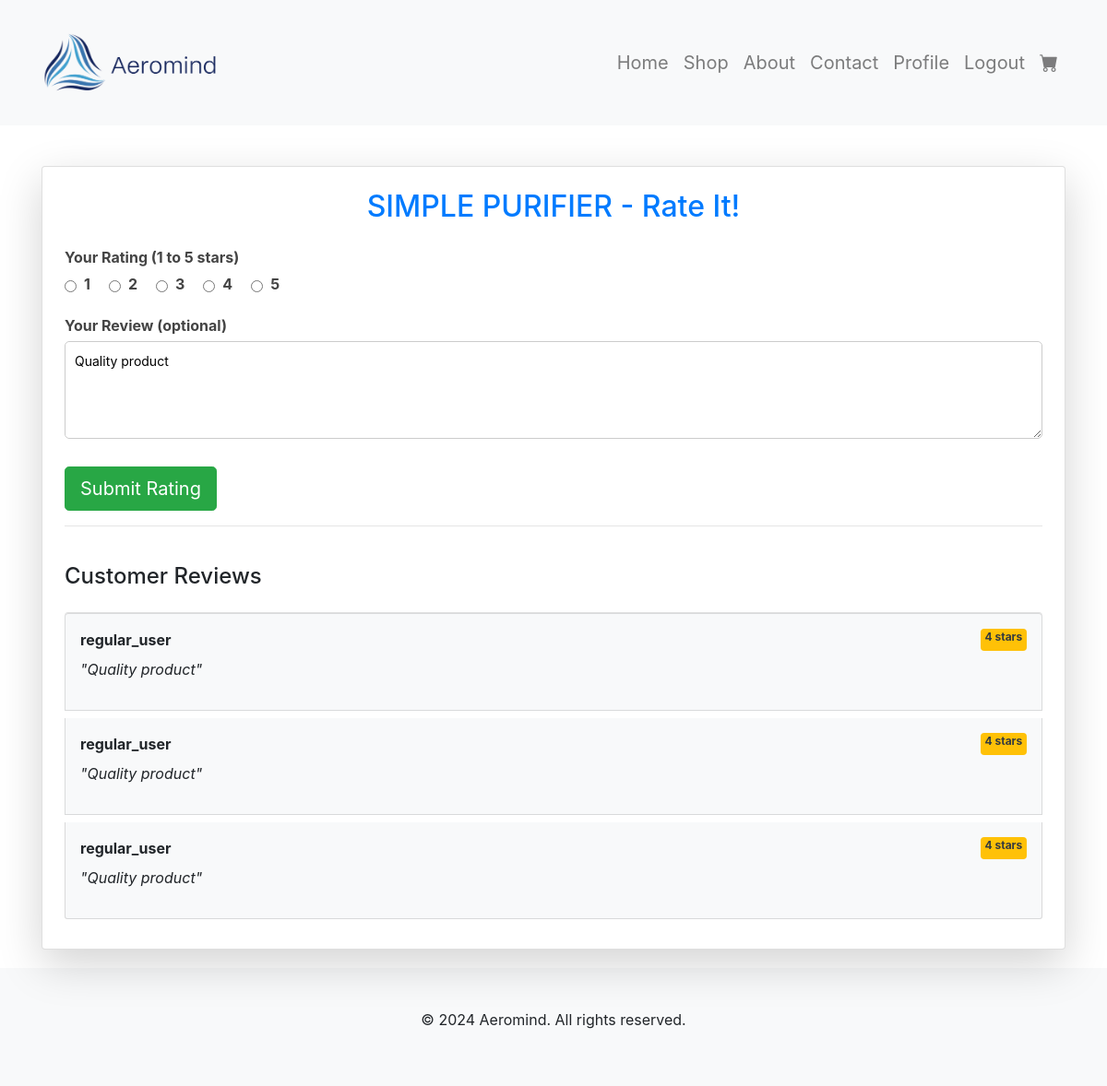
The page /catalog/rate/4/ (signed in) on the database its author committed.
### catalog/models.py (models this page shows, shortened)
class Item(models.Model):
    category = models.ForeignKey(Category, on_delete=models.CASCADE)
    subcategory = models.ForeignKey(SubCategory, on_delete=models.SET_NULL, null=True, blank=True)
    name = models.CharField(max_length=200)
    description = models.TextField()
    price = models.DecimalField(max_digits=10, decimal_places=2)
    image = models.ImageField(upload_to='items/')

class Rating(models.Model):
    product = models.ForeignKey(Item, on_delete=models.CASCADE, related_name='ratings')  # Reference to the product
    user = models.ForeignKey(User, on_delete=models.CASCADE, related_name='ratings')  # User who submitted the rating
    rating = models.PositiveIntegerField(choices=[(i, i) for i in range(1, 6)])  # Rating between 1 and 5 stars
    review = models.TextField(blank=True, null=True)  # Optional review text
    created_at = models.DateTimeField(auto_now_add=True)  # Time when the rating was submitted

### catalog/views.py (the view)
# urls.py: path('rate/<int:product_id>/', views.submit_rating, name='submit_rating'),
@login_required
def submit_rating(request, product_id):
    product = get_object_or_404(Item, id=product_id)
    existing_rating = Rating.objects.filter(user=request.user, product=product).first()
    if request.method == 'POST':
        form = RatingForm(request.POST)
        if form.is_valid():
            rating = form.save(commit=False)
            rating.user = request.user  # Assign the user who submitted the rating
            rating.product = product  # Assign the product being rated
            rating.save()
            return redirect('catalog:item_detail', item_id=product.id)  # Redirect to product detail page
    else:
        initial_data = {'rating': existing_rating.rating, 'review': existing_rating.review} if existing_rating else {}
        form = RatingForm(initial=initial_data)
    return render(request, 'catalog/submit_rating.html', {'form': form, 'product': product})

### catalog/forms.py
class RatingForm(forms.ModelForm):
    class Meta:
        model = Rating
        fields = ['rating', 'review']  # Fields to be displayed in the form
        widgets = {
            'rating': forms.RadioSelect(choices=[(i, i) for i in range(1, 6)]),  # Radio buttons for rating
            'review': forms.Textarea(attrs={'placeholder': 'Write a review (optional)', 'rows': 4}),
        }

### catalog/templates/catalog/submit_rating.html (shortened to what this page needs)
{% extends 'core/base.html' %}
{% block content %}
<div class="container mt-4">
    <div class="card shadow-lg p-4">
        <h2 class="text-center text-primary mb-4">{{ product.name }} - Rate It!</h2>
        <form method="POST">
            <div class="form-group mb-3">
                <label for="{{ form.rating.id_for_label }}" class="form-label">Your Rating (1 to 5 stars)</label>
                <div class="d-flex justify-content-start align-items-center">
                    <div class="rating-option">
                        <input type="radio" id="rating1" name="rating" value="1">
                        <label for="rating1">1</label>
                    </div>
                    <div class="rating-option">
                        <input type="radio" id="rating2" name="rating" value="2">
                        <label for="rating2">2</label>
                    </div>
                    <div class="rating-option">
                        <input type="radio" id="rating3" name="rating" value="3">
                        <label for="rating3">3</label>
                    </div>
                    <div class="rating-option">
                        <input type="radio" id="rating4" name="rating" value="4">
                        <label for="rating4">4</label>
                    </div>
                    <div class="rating-option">
                        <input type="radio" id="rating5" name="rating" value="5">
                        <label for="rating5">5</label>
                    </div>
                </div>
            </div>
            <div class="form-group mb-4">
                <label for="{{ form.review.id_for_label }}" class="form-label">Your Review (optional)</label>
                {{ form.review }}
            </div>
            <div class="d-grid gap-2">
                <button type="submit" class="btn btn-success btn-lg">Submit Rating</button>
            </div>
        </form>
        {% if product.ratings.count > 0 %}
        <hr>
        <h4 class="mt-4">Customer Reviews</h4>
        <ul class="list-group mt-3">
            {% for rating in product.ratings.all %}
            <li class="list-group-item p-3 mb-2 bg-light">
                <div class="d-flex justify-content-between">
                    <strong>{{ rating.user.username }}</strong>
                    <span class="badge bg-warning text-dark">{{ rating.rating }} stars</span>
                </div>
                {% if rating.review %}
                <p class="mt-2"><i>"{{ rating.review }}"</i></p>
                {% endif %}
            </li>
            {% endfor %}
        </ul>
        {% else %}
        <p class="mt-4 text-muted">No ratings yet. Be the first to share your thoughts!</p>
        {% endif %}
    </div>
</div>
{% endblock %}

### core/static/core/style.css (style rules this page uses)
.card { border-radius: 10px; background: white; box-shadow: 0 4px 8px rgba(0, 0, 0, 0.1); }
.card h2 { color: #0056b3; }
.container { width: 80%; max-width: 1200px; margin: 0 auto; padding: 20px; }
.form-group { margin-bottom: 15px; text-align: left; }
.form-group label { display: block; font-weight: bold; margin-bottom: 5px; color: #444; }
.form-group input, .form-group textarea { width: 100%; padding: 10px; font-size: 14px; border: 1px solid #ccc; border-radius: 5px; box-sizing: border-box; }
.rating-option { margin-right: 20px; display: inline-flex; align-items: center; }
.rating-option input[type="radio"] { margin-right: 8px; }

### rows shown on the page
Item: name "SIMPLE PURIFIER"
Rating: review "Quality product", user.username "regular_user", rating "4"
Rating: user.username "regular_user", rating "4", review "Quality product"
Rating: user.username "regular_user", rating "4", review "Quality product"
